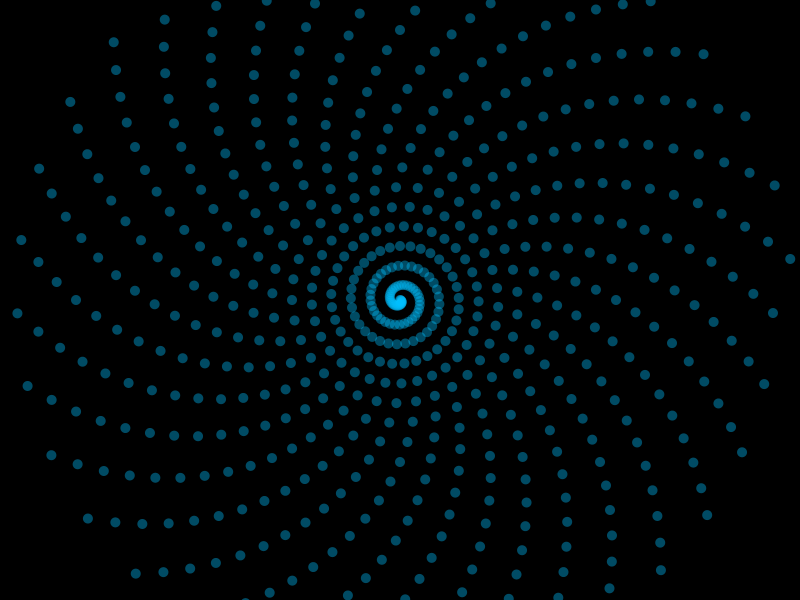
Frame 1 (no input)
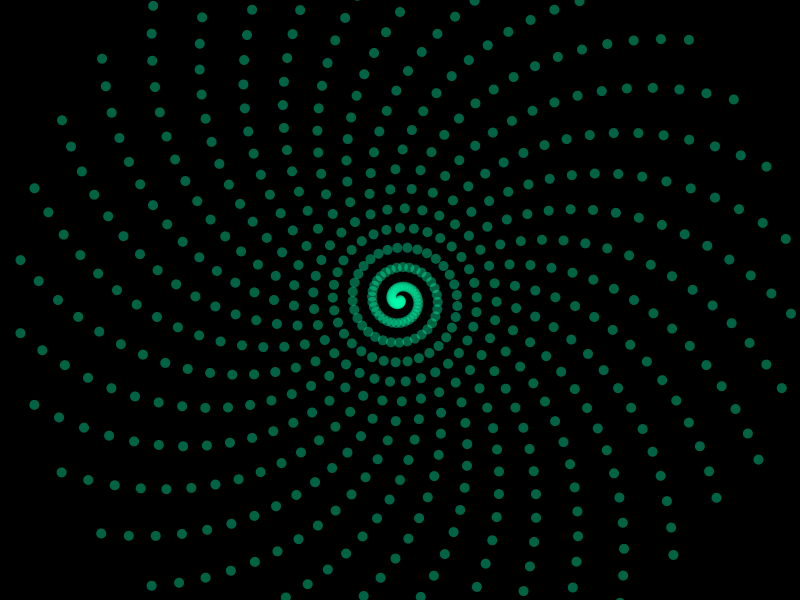
Frame 60 (the mouse pressed at the canvas centre just before this capture)
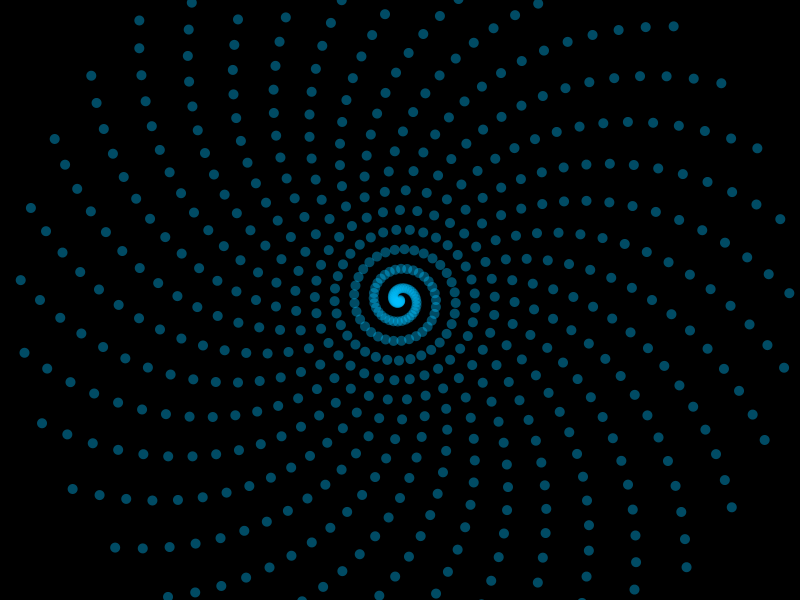
Frame 120 (the mouse held since frame 60 and released just before this capture)

The Processing sketch that drew these frames (run headless with seeded random() and noise(); from frame 60 on, the mouse is pressed at the canvas centre):

// Processing sketch: processing_79906
// ── processing_79906.pde

int i;
float radius;
int degLong=0;
int deg=0;


void setup() {
    size(800,600);
    colorMode(HSB,360,100,100);
    noStroke();
    smooth();
    background(0,0,0);
    frameRate(30);
}

void draw() {
    background(0,0,0);
    radius=0.0;
    fill(random(150,220),100,100,100);
    for (deg=0; deg<360*20; deg+=11) {
        float angle=radians(deg);
        float x=400+(cos(angle+radians(frameCount/2))*radius);
        float y=300+(sin(angle+radians(frameCount/2))*radius);
        ellipse(x,y,10,10);
        radius+=0.60;     
    }
}
